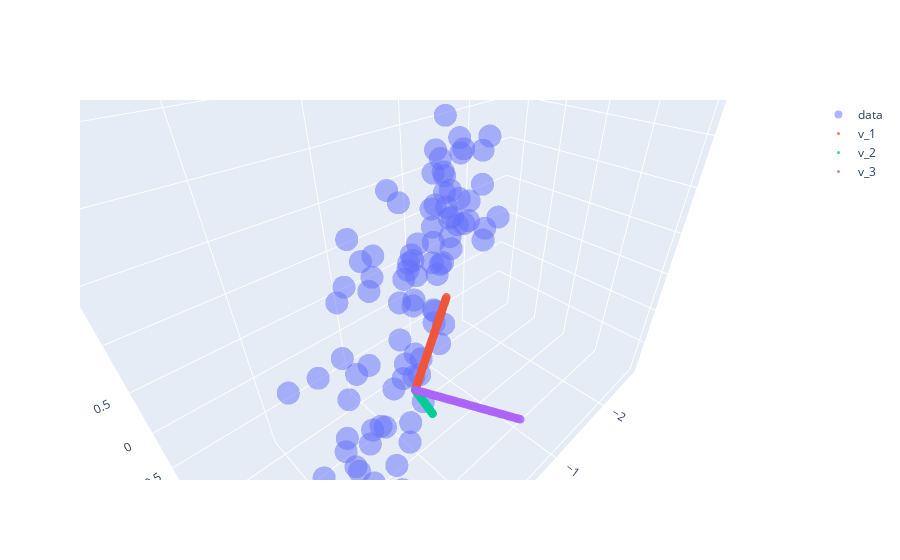

The notebook cell this image was saved under:
### Code cell
fig.update_layout( xaxis_title="x", yaxis_title="y", yaxis = dict(scaleanchor = "x",scaleratio = 1) )
fig.show()
